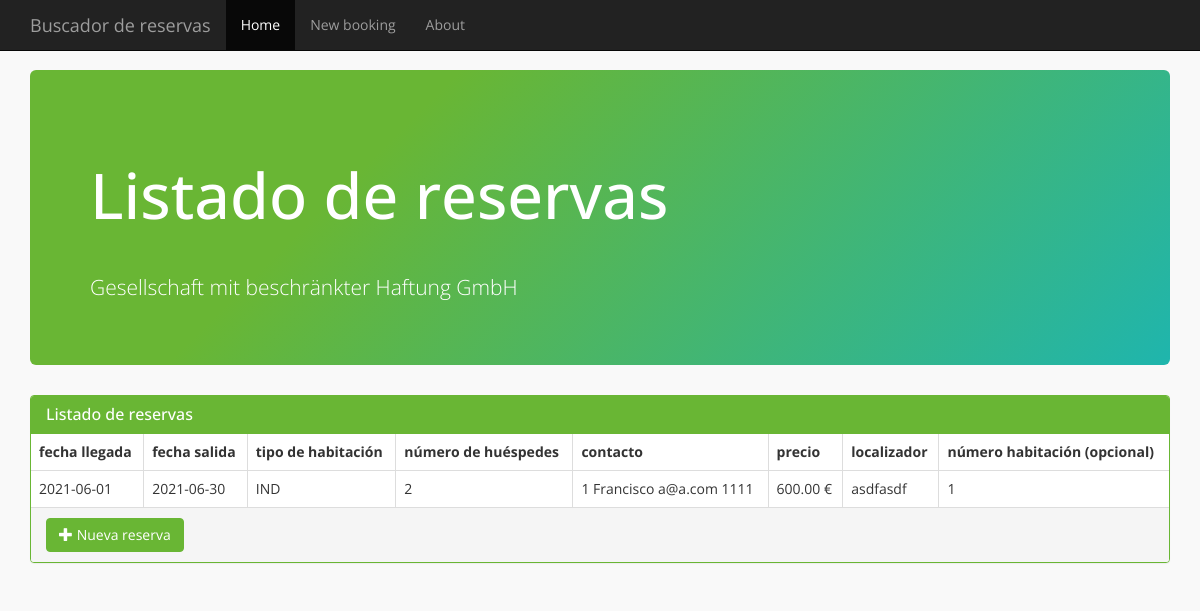
Before: / with the older database file.
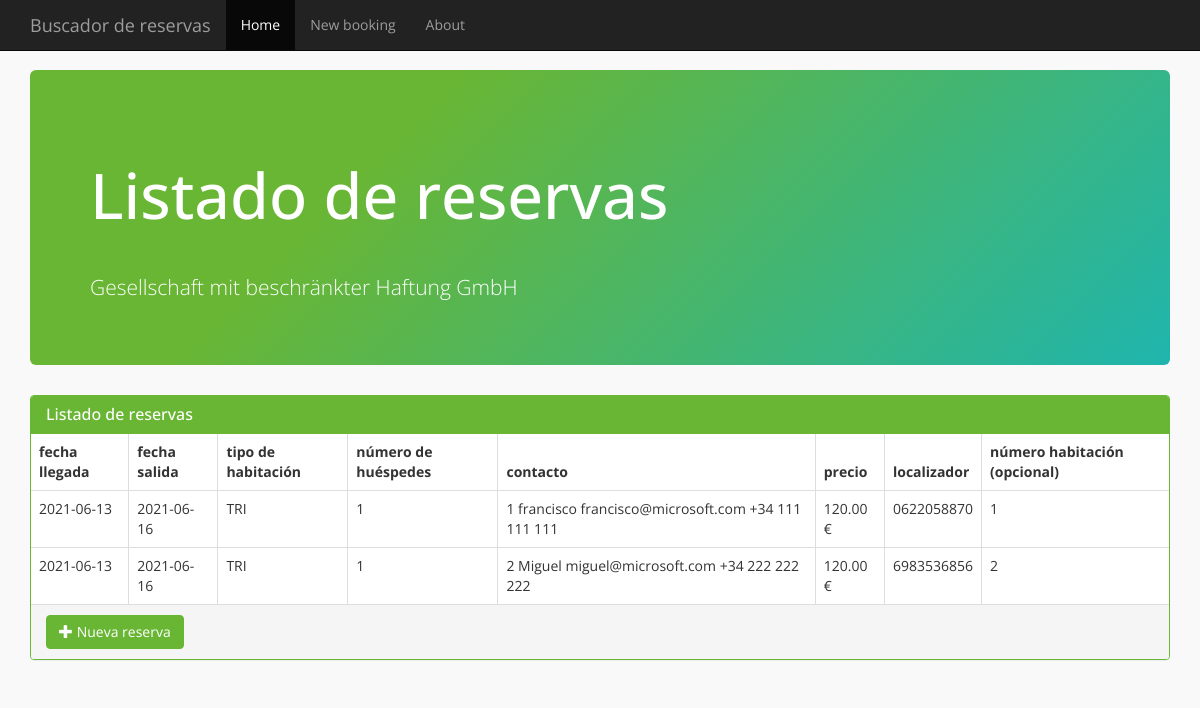
After: the same page with the newer database file.
### bookingsearch/models.py (models this page shows, shortened)
class Booking(models.Model):
    arrival = models.DateField(default=0)
    departure = models.DateField(default=0)
    roomtype = models.ForeignKey(RoomType, on_delete=models.CASCADE)
    guest_number = models.IntegerField(default=1)
    contact_info = models.ForeignKey(ContactInfo, on_delete=models.CASCADE)
    price = models.DecimalField(max_digits=12, decimal_places=2)
    gds_number = models.CharField(max_length=32, unique=True)
    room_number = models.IntegerField(default=1, blank=True)

class RoomType(models.Model):
    room_name = models.CharField(max_length=40)
    room_code = models.CharField(max_length=3)
    room_number = models.IntegerField(default=0)
    room_capacity = models.IntegerField(default=1)
    def __str__(self):
        return self.room_code

class ContactInfo(models.Model):
    name = models.CharField(max_length=80)
    email = models.CharField(max_length=200)
    phone_number = models.CharField(max_length=20)
    def __str__(self):
        return "{} {} {} {}".format(self.id, self.name, self.email, self.phone_number)

### bookingsearch/views.py (the view)
# urls.py: path('', views.index, name='index'),
def index(request):
    booking_list = Booking.objects.all()
    template = loader.get_template('bookingsearch/index.html')
    context = {
        'booking_list': booking_list,
        'defaults': defaults,
        'subtitle': "Listado de reservas"
    }
    return HttpResponse(template.render(context, request))

### bookingsearch/templates/bookingsearch/index.html (shortened to what this page needs)
{% extends "./base.html" %}
{% block title %}Listado de reservas{% endblock %}
{% block content %}
<div class="panel panel-primary">
  <div class="panel-heading">
    <h3 class="panel-title">Listado de reservas</h3>
  </div>
  {% if booking_list %}
  <table class="table table-stripped table-bordered">
  <thead>
    <tr>
      <th>fecha llegada</th>
      <th>fecha salida</th>
      <th>tipo de habitación</th>
      <th>número de huéspedes</th>
      <th>contacto</th>
      <th>precio</th>
      <th>localizador</th>
      <th>número habitación (opcional)</th>
    </tr>
  </thead>
  <tbody>
    {%if booking_list|length %}
    {% for booking in booking_list %}
    <tr>
      <td>{{booking.arrival|date:"Y-m-d"}}</td>
      <td>{{booking.departure|date:"Y-m-d"}}</td>
      <td>{{booking.roomtype}}</td>
      <td>{{booking.guest_number}}</td>
      <td>{{booking.contact_info}}</td>
      <td>{{booking.price}} €</td>
      <td>{{booking.gds_number}}</td>
      <td>{{booking.room_number}}</td>
    </tr>
    {% endfor %}
    {%else%}
    <tr>
      <td class="text-center" colspan="8">No hay ninguna reserva</td>
    </tr>
    {%endif%}
    </tbody>
    </table>
    {% else %}
    <p class="text-center">No hay ninguna reserva registrada.</p>
    {% endif %}
  <div class="panel-footer">
    <a class="btn btn-primary" href="{% url 'newbooking' %}">
      <i class="glyphicon glyphicon-plus"></i> Nueva reserva
    </a>
  </div>
</div>
{% endblock %}

### bookingsearch/templates/bookingsearch/base.html (shortened to what this page needs)
<!DOCTYPE html>
<html lang="en">
<head>
  <link rel="stylesheet" href="https://maxcdn.bootstrapcdn.com/bootstrap/3.3.7/css/bootstrap.min.css">
  {% load static %}
  <link rel="stylesheet" type="text/css" href="{% static 'bookingsearch/css/normalize.css' %}">
  <link rel="stylesheet" type="text/css" href="{% static 'bookingsearch/css/style.css' %}">
</head>
<body>
<nav class="navbar navbar-inverse navbar-fixed-top">
  <div class="container">
    <div class="navbar-header">
      <a class="navbar-brand" href="{% url 'index' %}">{{ defaults.APP_TITLE }}</a>
    </div>
    <div id="navbar" class="navbar-collapse collapse">
      <ul class="nav navbar-nav">
        <li class="{% if request.path == '/' %} active {% endif %}"><a href="{% url 'index' %}">Home</a></li>
        <li class="{% if request.path == '/newbooking/' %} active {% endif %}"><a href="{% url 'newbooking' %}">New booking</a></li>
        <li class="{% if request.path == '/about/' %} active {% endif %}"><a href="{% url 'about' %}">About</a></li>
      </ul>
    </div>
  </div>
</nav>
<div class="container theme-showcase" role="main">
  <div class="jumbotron">
    <h1>{% block title %}Búsqueda de reservas{% endblock %}</h1>
    <p>{{ defaults.COMPANY_NAME }}</p>
  </div>
  {% block content %}
  {% endblock %}
</div>
</body>
</html>

### bookingsearch/static/bookingsearch/css/style.css (style rules this page uses)
body { display: block; background: #f9f9f9; font-family: 'Open Sans', sans-serif; }
.theme-showcase { margin-top: 70px; }
.jumbotron { color: #fff; background: linear-gradient(135deg, #69b634 0%,#69b634 30%,#1fb5ad 100%); }
.navbar-fixed-top { top: 0; border-width: 0 0 1px; }
h2, h3, h4 { margin-top: 25px; }
.panel-primary { border-color: #69b634; }
.panel-primary > .panel-heading { background-color: #69b634; border-color: #69b634; }
.btn-primary { background-color: #69b634; border-color: #69b634; }

Changed rows visible on the page:
removed Booking: arrival "2021-06-01", departure "2021-06-30", roomtype "IND", guest_number "2", contact_info "1 Francisco a@a.com 1111", price "600.00", gds_number "asdfasdf", room_number "1"
added Booking: arrival "2021-06-13", departure "2021-06-16", roomtype "TRI", guest_number "1", contact_info "1 francisco francisco@microsoft.com +34 111 111 111", price "120.00", gds_number "0622058870", room_number "1"
added Booking: arrival "2021-06-13", departure "2021-06-16", roomtype "TRI", guest_number "1", contact_info "2 Miguel miguel@microsoft.com +34 222 222 222", price "120.00", gds_number "6983536856", room_number "2"
